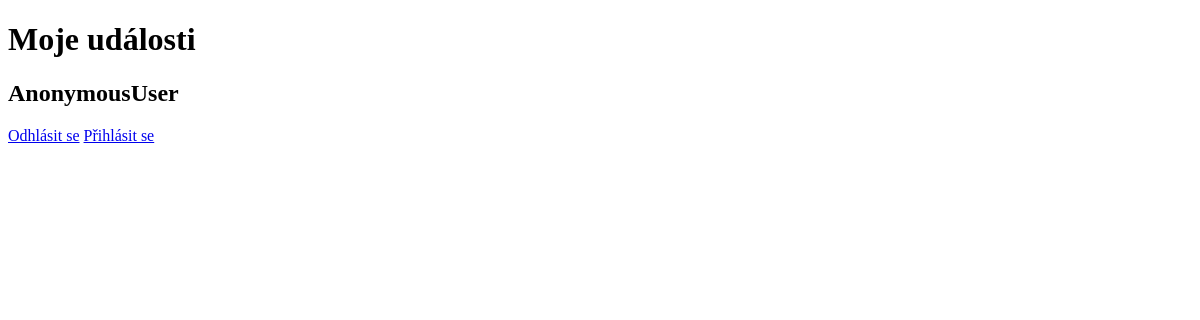
Page /udalosti on the earlier database version.
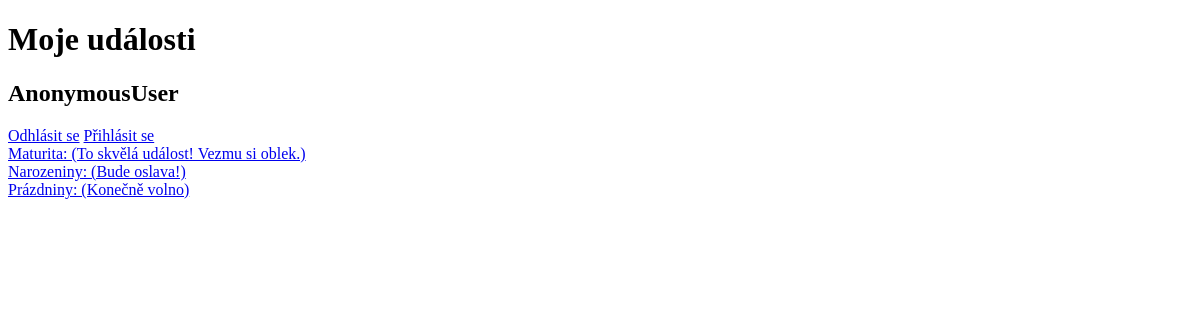
Same page on the later database version.
### calen/models.py (models this page shows)
class Udalost(models.Model):
    jmeno = models.CharField(max_length=150, null=False)
    popis = models.TextField(max_length=500, null=True)
    zacatek = models.DateTimeField(default=datetime.now())
    konec = models.DateTimeField(default=datetime.now())
    jen_zacatek = models.BooleanField(default=False)
    celodenni = models.BooleanField(default=True)
    def __str__(self):
        return str(self.jmeno) + ": ("+ str(self.popis) + ")"

### calen/views.py (the view)
# urls.py: path("udalosti", views.udalosti, name="udalosti"),
def udalosti(request):
    ud = Udalost.objects.all()
    return render(request, "calen/udalosti.html", {"udalosti": ud})

### calen/templates/calen/udalosti.html (shortened to what this page needs)
<!DOCTYPE html>
<html lang="en">
<head>
</head>
<body>
    <h1>Moje události</h1>
    <h2>{{ user }}</h2>
    <a href="{% url 'calen:logout' %}"> Odhlásit se</a>
    <a href="{% url 'calen:login' %}"> Přihlásit se</a>
    {% for u in udalosti %}
        <br><a href="{% url "calen:detail" u.id %}"> {{ u }}</a>
    {% endfor %}
</body>
</html>

Differences in the rows shown:
added Udalost: jmeno+popis "Maturita: (To skvělá událost! Vezmu si oblek.)"
added Udalost: jmeno+popis "Narozeniny: (Bude oslava!)"
added Udalost: jmeno+popis "Prázdniny: (Konečně volno)"
